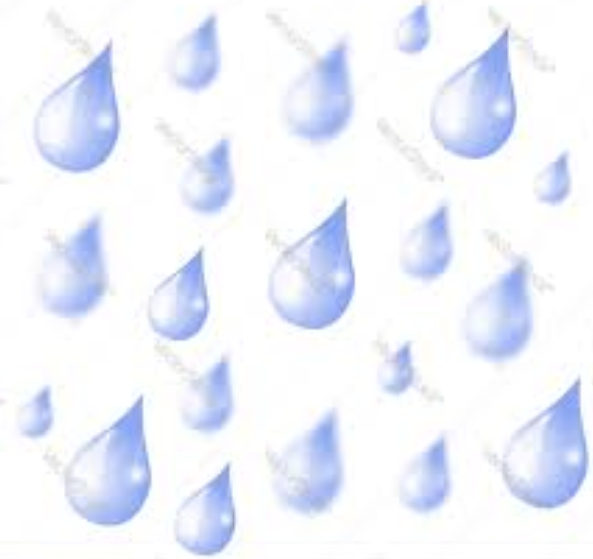
#> input picture tutcode/rain.png, 593 x 559 px
$ python count.py --image rain.png
#> lines starting #> are read from the running program, lines starting #| are printed output that depends on the picture
import numpy as np
import argparse
import cv2

ap = argparse.ArgumentParser()
ap.add_argument("-i", "--image", required = True,
	help = "Path to the image")
#/Users/nicholasliu/Documents/adhoncs/Q1tutorial/tutcode/rain.png
#/Users/nicholasliu/Documents/adhoncs/Q1tutorial/tutcode/coins.png
args = vars(ap.parse_args())

image = cv2.imread(args["image"])
#> image is the input picture: shape (559, 593, 3); mean B, G, R 250.7, 241.8, 238.5
#grayscale and gaussian blur to make edge detection easier as usual
gray = cv2.cvtColor(image, cv2.COLOR_BGR2GRAY)
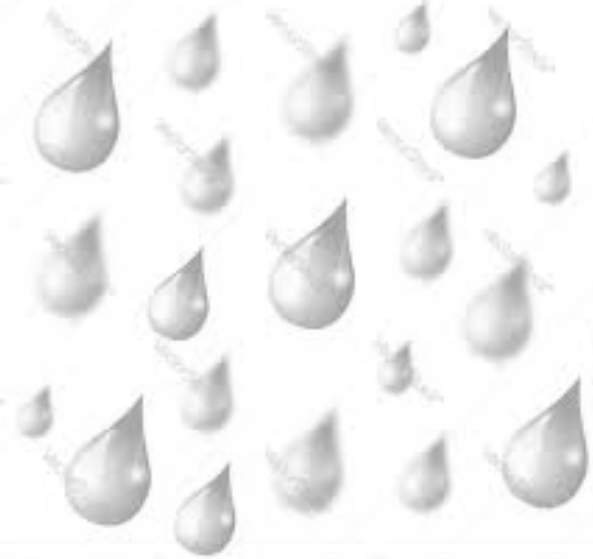
#> gray: shape (559, 593); min 144, max 255, mean 241.9
blurred = cv2.GaussianBlur(gray, (11, 11), 0)
cv2.imshow("Image", image)

#tweak lower and upper bounds
#very hard
edged = cv2.Canny(blurred, 100, 250)
#> edged: shape (559, 593); every value is 0
cv2.imshow("Edges", edged)

#parameters are edged image, type of countour, and how precise to make the counter
#returns a destroyed image, the countours, and the hierarchy of contour (doesn't matter in this one)
cnts, SOMEHTIGNG = cv2.findContours(edged.copy(), cv2.RETR_EXTERNAL, cv2.CHAIN_APPROX_SIMPLE)
#> cnts = []; SOMEHTIGNG = None

print(f"{len(cnts)} objects in this image")
#| 0 objects in this image

counter = 0
for item in cnts:
    counter +=1
#> this loop made 0 passes
#> after the loop, counter = 0
print(counter)
#| 0

objects = image.copy()
#image, contours, index of which contours, color, and thickness
cv2.drawContours(objects, cnts, -1, (0, 0, 0), 2)
cv2.imshow("original image with contours", objects)
cv2.waitKey(0)

#enumerate is basically doing range(len())
for (i, c) in enumerate(cnts):

    #starting position and then width and height
    (x, y, w, h) = cv2.boundingRect(c)

    #crops the image using numpy array slicing so its y values first
    object = image[y:y + h, x:x + w]
    cv2.imshow(f"object {i+1}", object)
    cv2.waitKey(0)

    #same idea as above but using circle
    mask = np.zeros(image.shape[:2], dtype = "uint8")
    #finds the circle to put around the contour
    ((centerX, centerY), radius) = cv2.minEnclosingCircle(c)
    cv2.circle(mask, (int(centerX), int(centerY)), int(radius), 255, -1)
    mask = mask[y:y + h, x:x + w]
    #uses the mask (which already is the outline of the object) to get rid of background with bitwise_and
    cv2.imshow("Masked object", cv2.bitwise_and(object, object, mask = mask))
    cv2.waitKey(0)
